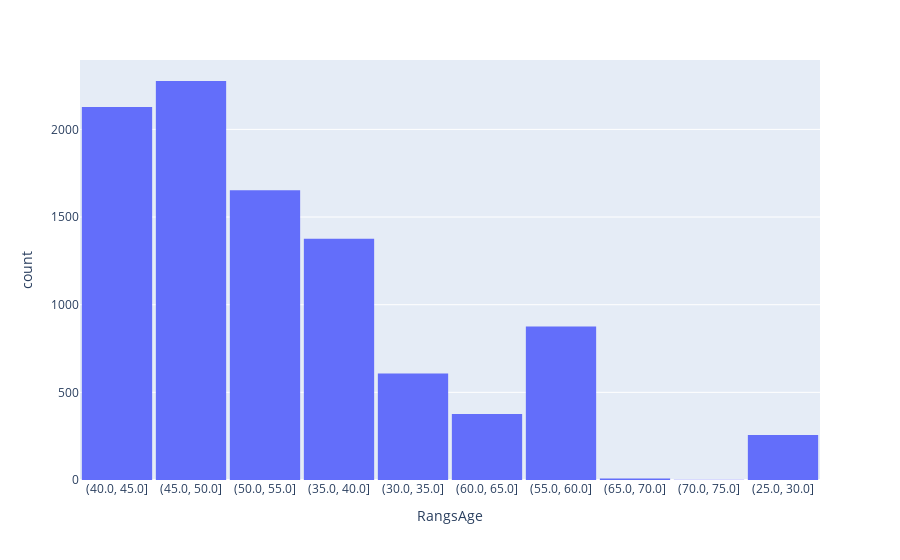

Notebook code cell kept with this figure:
### Code cell
# 1h
fig = px.histogram(pac1, x='RangsAge')
fig.update_layout(bargap=0.05)
fig.show()

### Figure 1 — Plotly figure (JSON) as saved in the notebook; plotly's stock layout.template omitted (floating-point values rounded to 4 significant figures; data arrays with more than 128 entries replaced by an {"elided": "..."} marker saying what was removed)
{"data": [{"alignmentgroup": "True", "bingroup": "x", "hovertemplate": "RangsAge=%{x}<br>count=%{y}<extra></extra>", "legendgroup": "", "marker": {"color": "#636efa", "pattern": {"shape": ""}}, "name": "", "offsetgroup": "", "orientation": "v", "showlegend": false, "type": "histogram", "x": {"elided": "9559 str values"}, "xaxis": "x", "yaxis": "y"}], "layout": {"bargap": 0.05, "barmode": "relative", "legend": {"tracegroupgap": 0}, "margin": {"t": 60}, "xaxis": {"anchor": "y", "domain": [0, 1], "title": {"text": "RangsAge"}}, "yaxis": {"anchor": "x", "domain": [0, 1], "title": {"text": "count"}}}}
